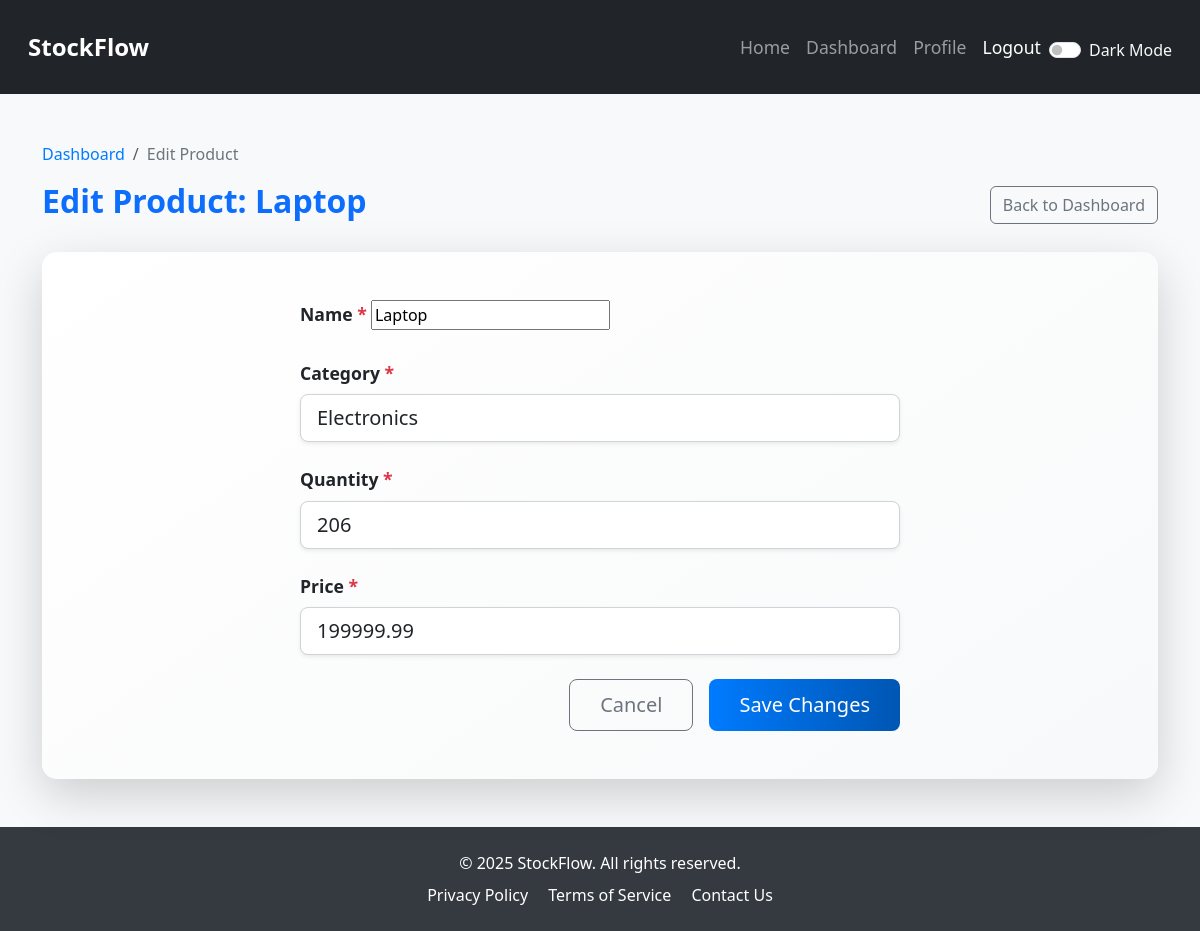
The app's page /edit_product/1/ (signed in), older data.
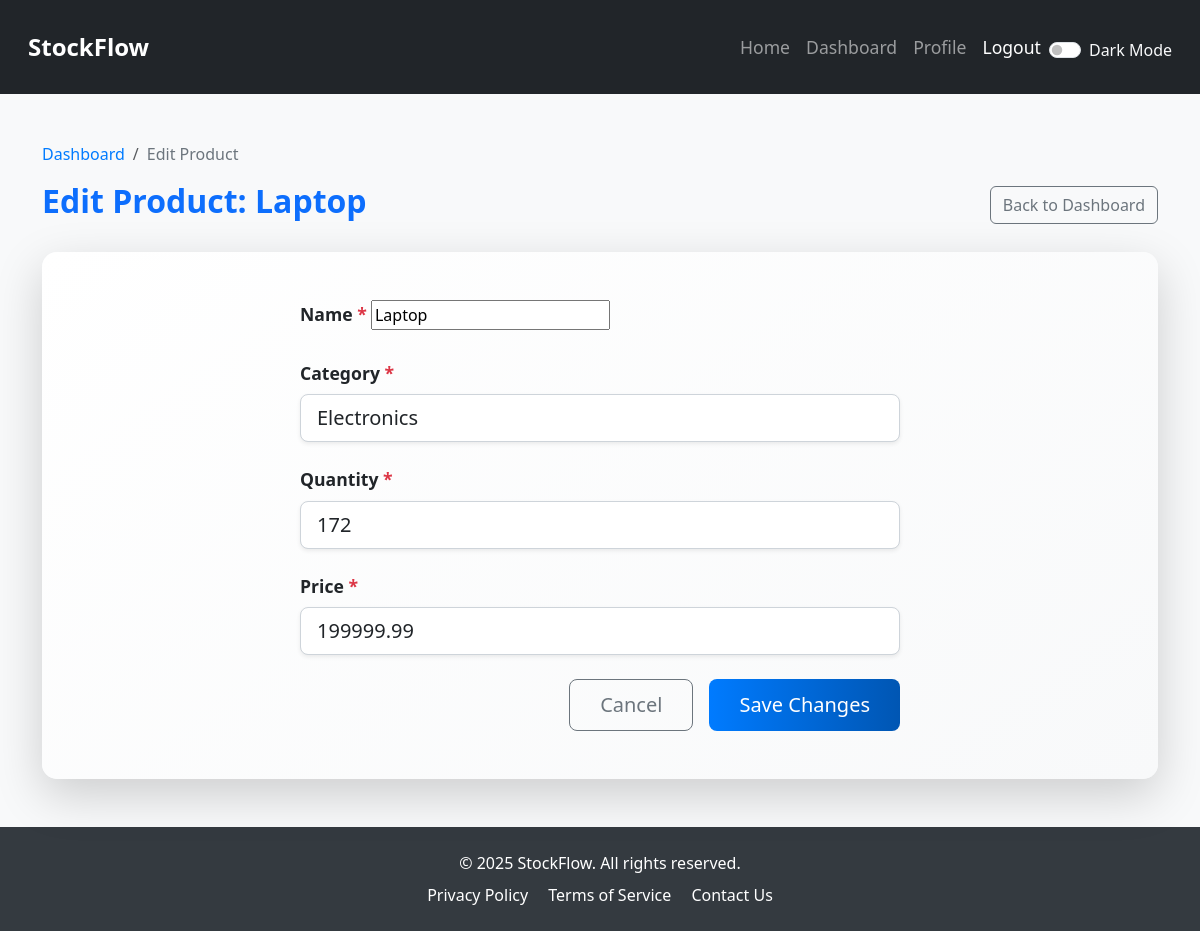
The same page, newer data.
### stockflow/models.py (models this page shows, shortened)
class Product(models.Model):
    name = models.CharField(max_length=100)
    category = models.ForeignKey(Category, on_delete=models.CASCADE)
    quantity = models.IntegerField(default=0)
    price = models.DecimalField(max_digits=10, decimal_places=2)

### stockflow/views.py (the view)
# urls.py: path('edit_product/<int:product_id>/', views.edit_product, name='edit_product'),
@login_required
@user_passes_test(superuser_required, login_url='dashboard')
def edit_product(request, product_id):
    product = get_object_or_404(Product, id=product_id)
    if request.method == 'POST':
        form = ProductForm(request.POST, instance=product)
        if form.is_valid():
            form.save()
            messages.success(request, f"Product '{product.name}' updated successfully.")
            return redirect('dashboard')
    else:
        form = ProductForm(instance=product)
    return render(request, 'edit_product.html', {'form': form, 'product': product})

### stockflow/forms.py
class ProductForm(forms.ModelForm):
    class Meta:
        model = Product
        fields = ['name', 'category', 'quantity', 'price']  # Adjust fields as needed
    def __init__(self, *args, **kwargs):
        super().__init__(*args, **kwargs)
        self.fields['quantity'].widget = forms.NumberInput(attrs={
            'class': 'form-control form-control-lg shadow-sm',
            'placeholder': 'Enter quantity',
            'min': '0',  # Optional: Prevent negative quantities
        })
        self.fields['price'].widget = forms.NumberInput(attrs={
            'class': 'form-control form-control-lg shadow-sm',
            'placeholder': 'Enter price',
            'step': '0.01',  # Allow decimal values for price
            'min': '0',  # Optional: Prevent negative prices
        })
        self.fields['category'].widget.attrs.update({
            'class': 'form-control form-control-lg shadow-sm',
        })

### stockflow/models.py (called while the page is built)
    def __str__(self):
        return self.name

### stockflow/views.py (called while the page is built)
def superuser_required(user):
    return user.is_superuser

### templates/edit_product.html (shortened to what this page needs)
{% extends 'base.html' %}
{% block content %}
    <div class="container mt-5 mb-5">
        <nav aria-label="breadcrumb">
            <ol class="breadcrumb">
                <li class="breadcrumb-item"><a href="{% url 'dashboard' %}">Dashboard</a></li>
                <li class="breadcrumb-item active" aria-current="page">Edit Product</li>
            </ol>
        </nav>
        <div class="d-flex justify-content-between align-items-center mb-4">
            <h2 class="text-primary fw-bold">Edit Product: {{ product.name }}</h2>
            <a href="{% url 'dashboard' %}" class="btn btn-outline-secondary">Back to Dashboard</a>
        </div>
        <div class="card shadow-lg border-0 edit-product-card">
            <div class="card-body p-5">
                <form method="post" class="form-container">
                    {% for field in form %}
                        <div class="mb-4">
                            <label for="{{ field.id_for_label }}" class="form-label fw-semibold text-dark">
                                {{ field.label }}
                                {% if field.field.required %}
                                    <span class="text-danger">*</span>
                                {% endif %}
                            </label>
                            {{ field }}
                        </div>
                    {% endfor %}
                    <div class="d-flex justify-content-end gap-3">
                        <a href="{% url 'dashboard' %}" class="btn btn-outline-secondary btn-lg cancel-btn">Cancel</a>
                        <button type="submit" class="btn btn-primary btn-lg save-btn">Save Changes</button>
                    </div>
                </form>
            </div>
        </div>
    </div>
{% endblock %}

Row changes from the older to the newer data that the page shows:
changed Product "Laptop": quantity "206" → "172"
